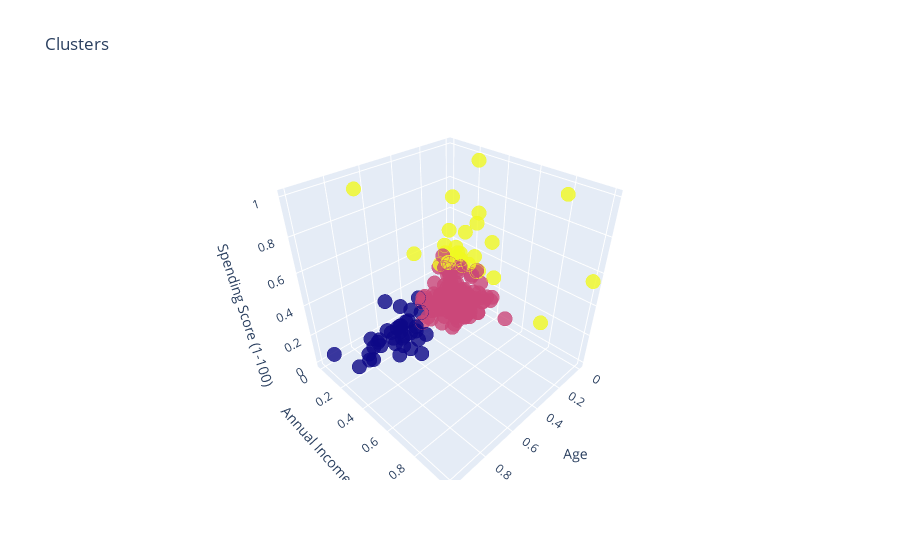

Notebook code for this chart:
### Code cell
# Importamos las librerias necesarias para la visualización
import plotly.graph_objs as go
import plotly as py


# Creamos una copia del DataFrame df_i y la llamamos df_c.
df_c = df_i.copy()
# Agregamos una nueva columna llamada 'labels' al DataFrame df_c
# que contiene las etiquetas de los clústeres predichas por el modelo KMeans.
df_c['labels'] = labels

# Creamos un gráfico de dispersión 3D utilizando Plotly.
trace = go.Scatter3d(
                    x = df_c['Salud'], # Establecemos la columna 'Salud' como el eje x.
                    y = df_c['Comercio'], # Establecemos la columna 'Comercio' como el eje y.
                    z = df_c['Finanzas'], # Establecemos la columna 'Finanzas' como el eje z.
                    mode = 'markers', # Usamos marcadores para representar los puntos de datos.
                    marker=dict(color=df_c['labels'], size = 5, line=dict(color=df_c['labels'], width=12), opacity=0.8) # Personalizamos el aspecto de los marcadores.
                    )

# Creamos una lista de datos para el gráfico.
data = [trace]
# Creamos el diseño del gráfico.
layout = go.Layout(
                    title='Clusters', # Establecemos el título del gráfico.
                    scene= dict(
                                xaxis = dict(title = 'Age'), # Etiquetamos el eje x como 'Age'.
                                yaxis = dict(title = 'Annual Income (k$)'), # Etiquetamos el eje y como 'Annual Income (k$)'.
                                zaxis = dict(title = 'Spending Score (1-100)')) # Etiquetamos el eje z como 'Spending Score (1-100)'.
                                )

# Creamos la figura del gráfico.
fig = go.Figure(data=data, layout=layout)
# Mostramos el gráfico
fig.show()

### Figure 1 — Plotly figure (JSON) as saved in the notebook; plotly's stock layout.template omitted (floating-point values rounded to 4 significant figures; data arrays with more than 128 entries replaced by an {"elided": "..."} marker saying what was removed)
{"data": [{"marker": {"color": {"elided": "167 int values"}, "line": {"color": {"elided": "167 int values"}, "width": 12}, "opacity": 0.8, "size": 5}, "mode": "markers", "type": "scatter3d", "x": {"elided": "167 float values"}, "y": {"elided": "167 float values"}, "z": {"elided": "167 float values"}}], "layout": {"scene": {"xaxis": {"title": {"text": "Age"}}, "yaxis": {"title": {"text": "Annual Income (k$)"}}, "zaxis": {"title": {"text": "Spending Score (1-100)"}}}, "title": {"text": "Clusters"}}}
